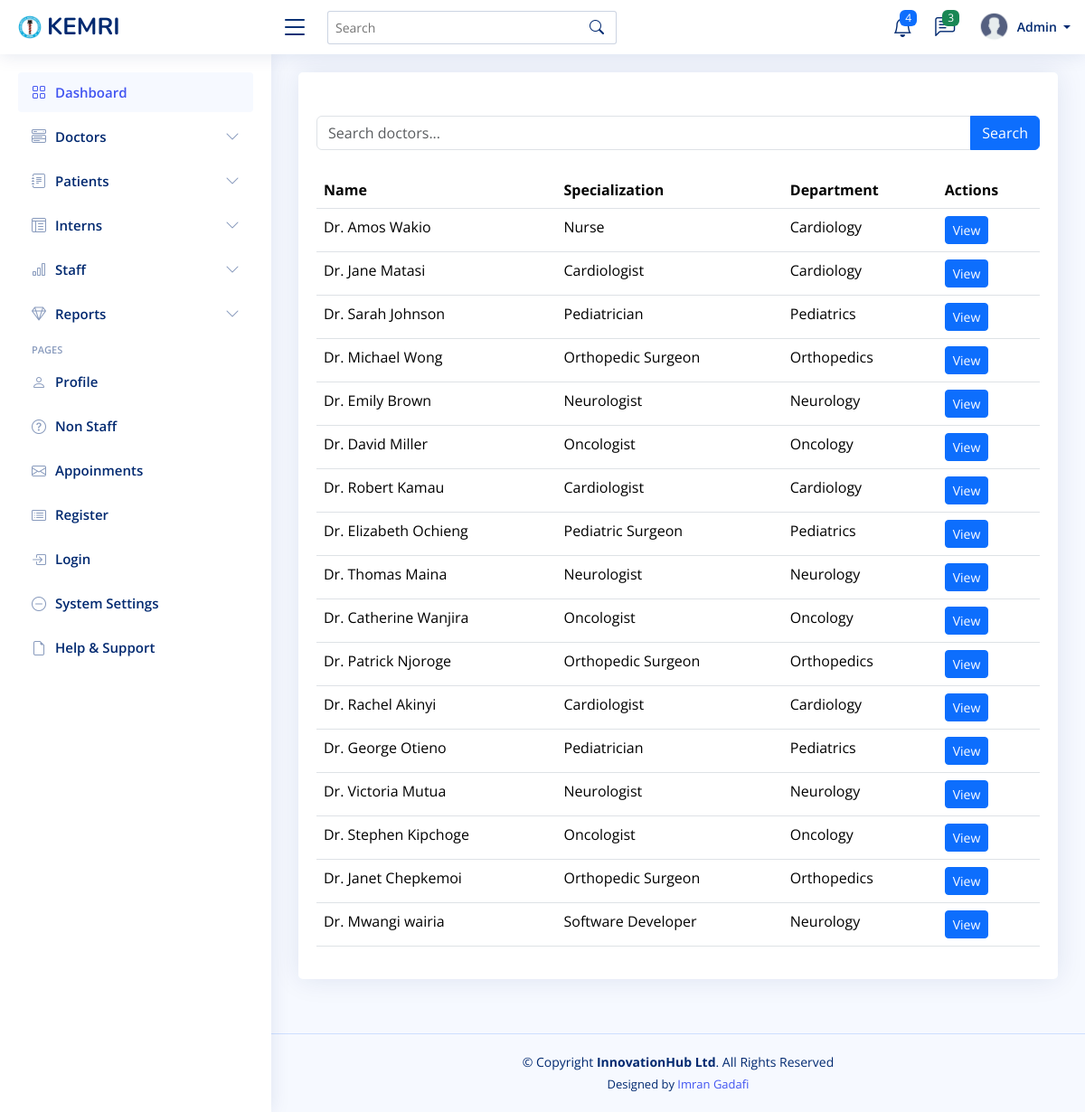
The app's page /search_doctor/ with its own data.
### mtwapa_branch/models.py (models this page shows)
class Doctor(models.Model):
    first_name = models.CharField(max_length=100)
    last_name = models.CharField(max_length=100)
    gender = models.CharField(
        max_length=10,
        choices=[('Male', 'Male'), ('Female', 'Female'), ('Other', 'Other')],
        blank=True,
        null=True
    )
    phone = models.CharField(max_length=100)
    emergency_contact_name = models.CharField(max_length=100, blank=True, null=True)
    emergency_contact_phone = models.CharField(max_length=15, blank=True, null=True)
    address = models.CharField(max_length=100)
    identification_no = models.CharField(max_length=100)
    specialization = models.CharField(max_length=100)
    department = models.ForeignKey(
        'Department',
        on_delete=models.SET_NULL,
        null=True,
        related_name='doctors'  # Custom related_name to avoid clash
    )
    years_of_experience = models.PositiveIntegerField()
    available_days = models.CharField(max_length=255)  # e.g., "Monday, Wednesday, Friday"
    profile_picture = models.ImageField(upload_to='doctor_profiles/', blank=True, null=True)
    def __str__(self):
        return f"Dr. {self.first_name} {self.last_name}"

class Department(models.Model):
    name = models.CharField(max_length=100, unique=True)
    description = models.TextField(blank=True)
    head = models.OneToOneField(
        Doctor,
        on_delete=models.SET_NULL,
        null=True,
        blank=True,
        related_name='headed_department'  # Custom related_name
    )
    phone = models.CharField(max_length=15, blank=True, null=True)
    email = models.EmailField(blank=True, null=True)
    research_focus = models.TextField(blank=True, null=True)  # Specific areas of research
    def __str__(self):
        return self.name

### mtwapa_branch/views.py (the view, shortened to what this page needs)
# urls.py: path('search_doctor/' , views.search_doctors , name="search_doctors"),
def search_doctors(request):
   query = request.GET.get('q')
   doctors = Doctor.objects.all()
   return render(request, 'doctor/search.html', {'doctors': doctors})

### templates/doctor/search.html
{% extends 'base/base.html' %}
{% block content %}
<div class="pagetitle">
    <section class="section">
        <div class="row">
          <div class="col-lg-12">
                <div class="card">
                    <div class="card-body">
                        <br>
                        <br>
                        <form method="get" class="mb-4">
                            <div class="input-group">
                                <input type="text" name="q" class="form-control" placeholder="Search doctors..." value="{{ request.GET.q }}">
                                <button class="btn btn-primary" type="submit">Search</button>
                            </div>
                        </form>
                        <div class="table-responsive">
                            <table class="table">
                                <thead>
                                    <tr>
                                        <th>Name</th>
                                        <th>Specialization</th>
                                        <th>Department</th>
                                        <th>Actions</th>
                                    </tr>
                                </thead>
                                <tbody>
                                    {% for doctor in doctors %}
                                    <tr>
                                        <td>{{ doctor }}</td>
                                        <td>{{ doctor.specialization }}</td>
                                        <td>{{ doctor.department }}</td>
                                        <td>
                                            <a href="{% url 'doctor_detail' doctor.pk %}" class="btn btn-sm btn-primary">View</a>
                                        </td>
                                    </tr>
                                    {% empty %}
                                    <tr>
                                        <td colspan="4" class="text-center">No doctors found</td>
                                    </tr>
                                    {% endfor %}
                                </tbody>
                            </table>
                        </div>
                    </div>
                </div>
            </div>
        </div>
    </section>
</div>
{% endblock %}

### static/assets/css/style.css (style rules this page uses)
:root { scroll-behavior: smooth; }
body { font-family: "Open Sans", sans-serif; background: #f6f9ff; color: #444444; }
.pagetitle { margin-bottom: 10px; }
.card { margin-bottom: 30px; border: none; border-radius: 5px; box-shadow: 0px 0 30px rgba(1, 41, 112, 0.1); }
.card-body { padding: 0 20px 20px 20px; }

### records on screen
Doctor: first_name+last_name "Dr. Amos Wakio", specialization "Nurse", department "Cardiology"
Doctor: first_name+last_name "Dr. Jane Matasi", specialization "Cardiologist", department "Cardiology"
Doctor: first_name+last_name "Dr. Sarah Johnson", specialization "Pediatrician", department "Pediatrics"
Doctor: first_name+last_name "Dr. Michael Wong", specialization "Orthopedic Surgeon", department "Orthopedics"
Doctor: first_name+last_name "Dr. Emily Brown", specialization "Neurologist", department "Neurology"
Doctor: first_name+last_name "Dr. David Miller", specialization "Oncologist", department "Oncology"
Doctor: first_name+last_name "Dr. Robert Kamau", specialization "Cardiologist", department "Cardiology"
Doctor: first_name+last_name "Dr. Elizabeth Ochieng", specialization "Pediatric Surgeon", department "Pediatrics"
Doctor: first_name+last_name "Dr. Thomas Maina", specialization "Neurologist", department "Neurology"
Doctor: first_name+last_name "Dr. Catherine Wanjira", specialization "Oncologist", department "Oncology"
Doctor: first_name+last_name "Dr. Patrick Njoroge", specialization "Orthopedic Surgeon", department "Orthopedics"
Doctor: first_name+last_name "Dr. Rachel Akinyi", specialization "Cardiologist", department "Cardiology"
Doctor: first_name+last_name "Dr. George Otieno", specialization "Pediatrician", department "Pediatrics"
Doctor: first_name+last_name "Dr. Victoria Mutua", specialization "Neurologist", department "Neurology"
Doctor: first_name+last_name "Dr. Stephen Kipchoge", specialization "Oncologist", department "Oncology"
Doctor: first_name+last_name "Dr. Janet Chepkemoi", specialization "Orthopedic Surgeon", department "Orthopedics"
Doctor: first_name+last_name "Dr. Mwangi wairia", specialization "Software Developer", department "Neurology"
